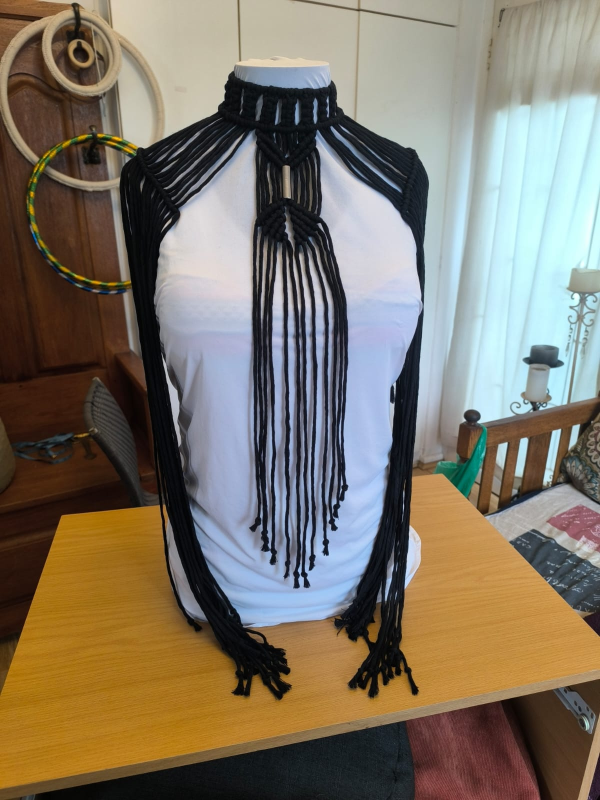
#> input picture images/Macrame/MecrameFestivalGroup/DesertVibes1/PHOTO-2026-04-20-10-15-04.jpg, 1200 x 1600 px (shown at 1/2 size)
$ python process_festival_group.py
#> lines starting #> are read from the running program, lines starting #| are printed output that depends on the picture
#> (reads gallery_manifest.json from the repository)
"""Process the MecrameFestivalGroup images into the gallery."""

import json
import re
from pathlib import Path

from PIL import Image

BASE_DIR = Path(__file__).resolve().parent
GALLERY_DIR = BASE_DIR / "images" / "gallery"
MANIFEST_PATH = BASE_DIR / "gallery_manifest.json"
SRC_BASE = BASE_DIR / "images" / "Macrame" / "MecrameFestivalGroup"
MAX_SIZE = 800


def slugify(text):
    return re.sub(r"[^a-z0-9]+", "-", text.lower()).strip("-")


def resize_and_save(src_path, out_path):
    img = Image.open(src_path)
#> img is the input picture: PIL image 1200x1600 RGB; mean R, G, B 126.4, 117.3, 102.9
    w, h = img.size
#> w = 1200; h = 1600
    ratio = w / h
#> ratio = 0.75

    if ratio < 0.55 or ratio > 1.5:
        target_ratio = 3 / 4
        if ratio > 1.5:
            target_ratio = 4 / 3
        if w / h < target_ratio:
            new_h = int(w / target_ratio)
            top = (h - new_h) // 2
            img = img.crop((0, top, w, top + new_h))
        else:
            new_w = int(h * target_ratio)
            left = (w - new_w) // 2
            img = img.crop((left, 0, left + new_w, h))
        w, h = img.size
        print(f"    ↳ Cropped to {w}x{h} (ratio {ratio:.2f} → {w/h:.2f})")

    if w > h:
        new_w, new_h = MAX_SIZE, int(h * MAX_SIZE / w)
    else:
        new_h, new_w = MAX_SIZE, int(w * MAX_SIZE / h)
#> new_h = 800; new_w = 600
    img = img.resize((new_w, new_h), Image.LANCZOS)
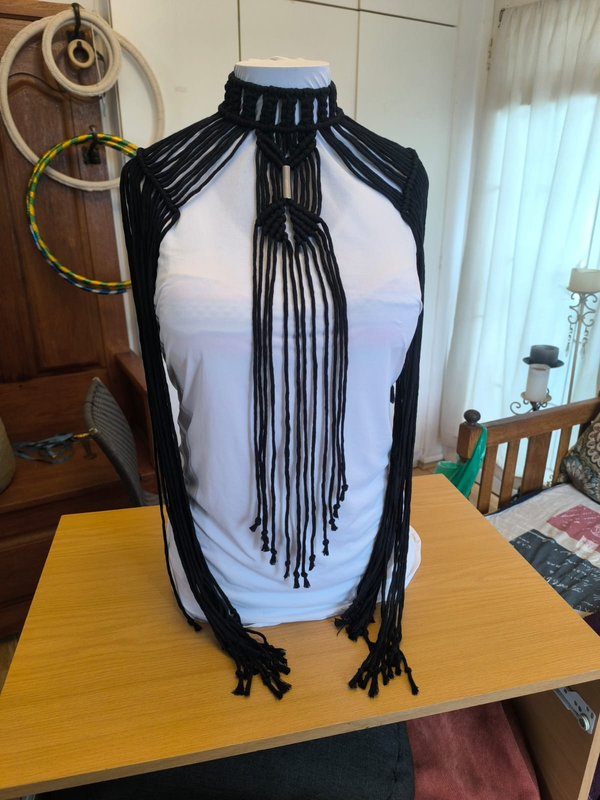
#> img: PIL image 600x800 RGB; mean R, G, B 126.4, 117.3, 102.9
    if img.mode == "RGBA":
        bg = Image.new("RGB", img.size, (253, 246, 236))
        bg.paste(img, mask=img.split()[3])
        img = bg
    elif img.mode != "RGB":
        img = img.convert("RGB")
    img.save(out_path, "JPEG", quality=85, optimize=True)
    return new_w, new_h


# Map: (folder, source_filename) -> fun name
NEW_IMAGES = [
    # DesertVibes1 — Black fringe halter body piece
    ("DesertVibes1", "PHOTO-2026-04-20-10-15-04.jpg", "Midnight Fringe Frenzy"),
    ("DesertVibes1", "PHOTO-2026-04-20-10-15-04 2.jpg", "Sunset Slay and Fray"),
    # DesertVibes2 — Natural/beige diamond-pattern halter dress
    ("DesertVibes2", "PHOTO-2026-04-20-10-15-04 3.jpg", "Desert Diamond Delirium"),
    ("DesertVibes2", "PHOTO-2026-04-20-10-15-05 3.jpg", "Knot My First Rodeo"),
    ("DesertVibes2", "PHOTO-2026-04-20-10-16-58.jpg", "Sahara Knot Couture"),
    ("DesertVibes2", "PHOTO-2026-04-20-10-16-59.jpg", "Dune Drape Drama"),
    # DesertVibes3 — Teal/petrol blue choker body piece
    ("DesertVibes3", "PHOTO-2026-04-20-10-15-05 2.jpg", "Teal the Deal Breaker"),
    ("DesertVibes3", "PHOTO-2026-04-20-10-15-05.jpg", "Ocean Knot Overdose"),
]

# Load existing manifest
with MANIFEST_PATH.open(encoding="utf-8") as f:
    manifest = json.load(f)

print(f"📋 Existing manifest: {len(manifest)} items")
print(f"\n📂 Processing MecrameFestivalGroup ({len(NEW_IMAGES)} images)\n")

for folder, src_fname, name in NEW_IMAGES:
    out_name = f"macrame-{slugify(name)}.jpg"
    src = SRC_BASE / folder / src_fname
    out = GALLERY_DIR / out_name

    w, h = resize_and_save(src, out)
#> w = 600; h = 800
    manifest.append(
        {
            "category": "Macramé",
            "category_slug": "macrame",
            "name": name,
            "filename": out_name,
            "type": "macrame",
        }
    )
    print(f"  ✅ {name:30s} -> {out_name} ({w}x{h})")
#|   ✅ Midnight Fringe Frenzy         -> macrame-midnight-fringe-frenzy.jpg (600x800)
#> pass 2 of the loop `for folder, src_fname, name in NEW_IMAGES:`:
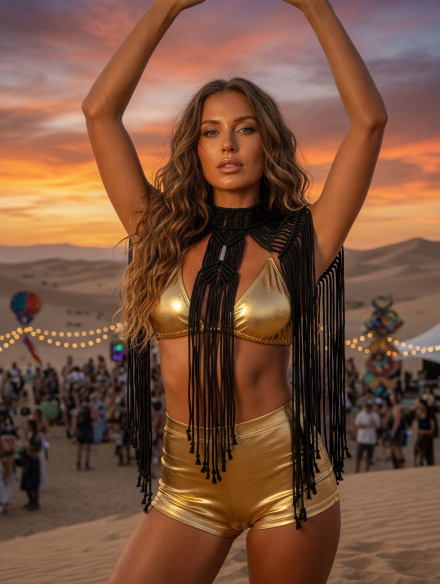
#> input picture images/Macrame/MecrameFestivalGroup/DesertVibes1/PHOTO-2026-04-20-10-15-04 2.jpg, 880 x 1168 px (shown at 1/2 size)
#> in resize_and_save, img is the input picture: PIL image 880x1168 RGB; mean R, G, B 120.3, 81.7, 60.9
#> in resize_and_save (call 2), `img = img.resize((new_w, new_h), Image.LANCZOS)`:
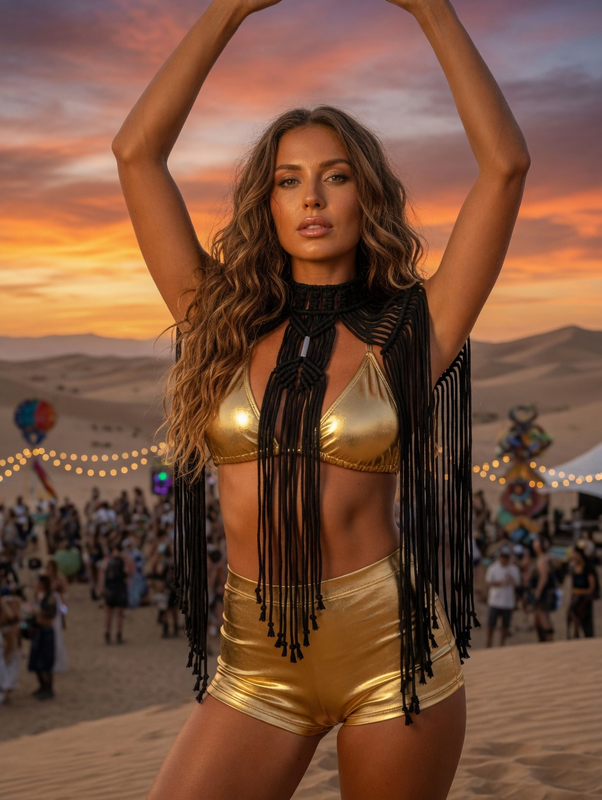
#> img: PIL image 602x800 RGB; mean R, G, B 120.3, 81.7, 60.9
#|   ✅ Sunset Slay and Fray           -> macrame-sunset-slay-and-fray.jpg (602x800)
#> pass 3 of the loop `for folder, src_fname, name in NEW_IMAGES:`:
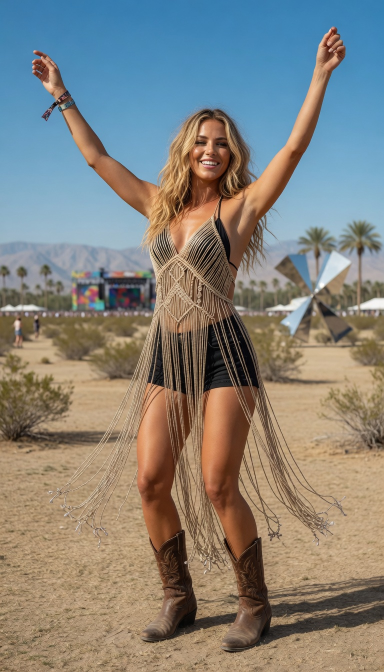
#> input picture images/Macrame/MecrameFestivalGroup/DesertVibes2/PHOTO-2026-04-20-10-15-04 3.jpg, 768 x 1344 px (shown at 1/2 size)
#> in resize_and_save, img is the input picture: PIL image 768x1344 RGB; mean R, G, B 133, 131, 123.7
#> in resize_and_save (call 3), `img = img.resize((new_w, new_h), Image.LANCZOS)`:
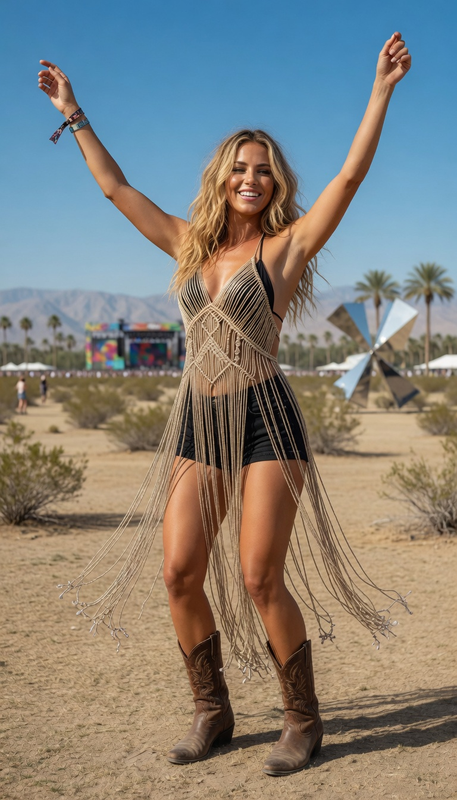
#> img: PIL image 457x800 RGB; mean R, G, B 133, 131, 123.7
#|   ✅ Desert Diamond Delirium        -> macrame-desert-diamond-delirium.jpg (457x800)
#> (the run stopped early here; a loop or call above may not have finished)
